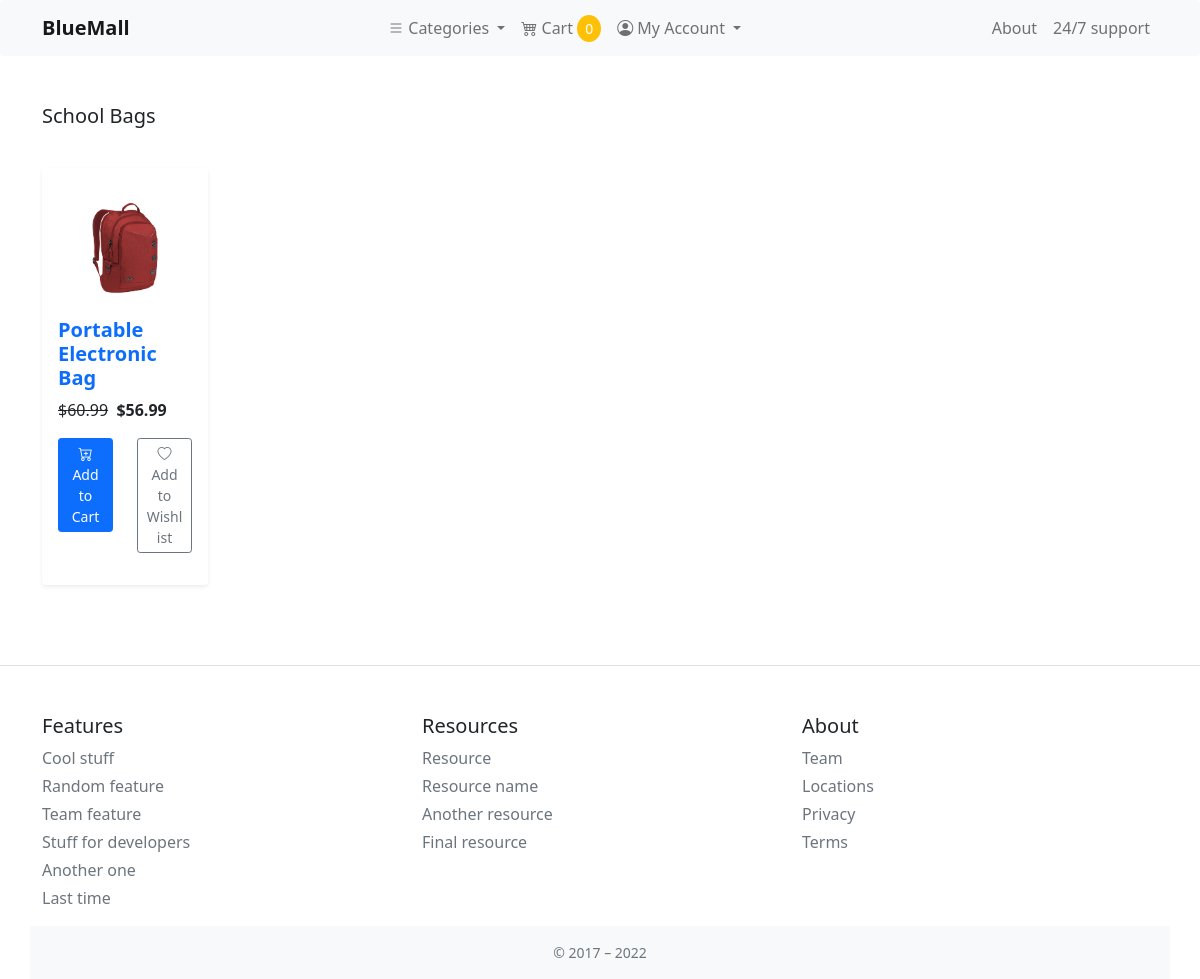
/category/school-bags/, run on the app's committed database.
### store/models.py (models this page shows, shortened)
class Category(MPTTModel):
    name = models.CharField(
                            verbose_name=_('Category Name'),
                            help_text=_("Required and unique"),
                            max_length=255,
                            unique=True
                        )
    slug = models.SlugField(
                            verbose_name=_('Category Safe URL'),
                            max_length=255,
                            allow_unicode=True,
                            unique=True
                            )
    parent = TreeForeignKey('self',
                            on_delete=models.CASCADE,
                            null=True,
                            blank=True,
                            related_name='children',
                        )
    is_active = models.BooleanField(default=True)
    class MPTTMeta:
        order_insertion_by = ['name']
    class Meta:
        verbose_name        = _('Category')
        verbose_name_plural = _('Categories')
        ordering            = ['-id']

class ProductImage(models.Model):
    product = models.ForeignKey(Product, on_delete=models.CASCADE, related_name='product_image')
    image   = models.ImageField(verbose_name=_('image'),
                                help_text=_('Upload a product image'),
                                upload_to='images/products/',
                                default='images/default.png',
                                )
    alt_text   = models.CharField(verbose_name=_('alternative text'),
                                help_text=_('please add alternative text'),
                                max_length=255,
                                )
    is_feature = models.BooleanField(default=False)
    created_at    = models.DateTimeField(auto_now_add=True, editable=False)
    updated_at    = models.DateTimeField(auto_now=True, editable=False)
    class Meta:
        verbose_name = _('Product Image')
        verbose_name_plural = _('Product Images')

class Product(models.Model):
    category     = models.ForeignKey(Category,
                                    related_name='product_category',
                                    on_delete=models.RESTRICT
                                    )
    product_type = models.ForeignKey(ProductType,
                                    on_delete=models.RESTRICT
                                    )
    author       = models.ForeignKey(Person,
                                     related_name='product_creator',
                                     on_delete=models.CASCADE
                                    )
    title       = models.CharField(verbose_name=_('title'),
                                   help_text=_('Required'),
                                   max_length=255,
                                   unique=True
                                   )
    slug        = models.SlugField(verbose_name=_('product safe url'),
                                   max_length=255,
                                   allow_unicode=True,
                                   unique=True
                                   )
    price       = models.DecimalField(
                                    verbose_name=_('regular price'),
                                    help_text=_('Maximum 999.99'),
                                    error_messages={
                                        "name": {
                                            "max_digits": _("The price must be between 0 and 999.99"),
                                        }
                                    },
                                    max_digits=5,
                                    decimal_places=2
                                    )
    discount_price = models.DecimalField(
                                        verbose_name=_('discount price'),
                                        help_text=_('Maximum 999.99'),
                                        error_messages={
                                            "name": {
                                                "max_digits": _("The price must be between 0 and 999.99"),
                                            }
                                        },
                                        max_digits=5,
                                        decimal_places=2
                                    )
    description = models.TextField(verbose_name=_('description'),
                                   help_text=_('Not Required'),
                                   blank=True
                                   )
    is_active   = models.BooleanField(verbose_name=_('in stock'),
                                      help_text=_('change if product is out of stock'),
                                      default=True
                                      )
    created     = models.DateTimeField(verbose_name=_('created at'), auto_now_add=True)
    updated     = models.DateTimeField(verbose_name=_('updated at'), auto_now=True)
    users_wishlist = models.ManyToManyField(Person,
                                            related_name='user_wishlist',
                                            blank=True
                                            )
    class Meta:
        verbose_name        = _('Product')
        verbose_name_plural = _('Products')
        ordering = ['-created']
    def get_absolute_url(self):
        return reverse('store:product_detail', kwargs={'slug': self.slug})

### store/views.py (the view)
# urls.py: path('category/<slug:slug>/', views.category_list, name='category_list'),
def category_list(request, slug):
    category = get_object_or_404(Category, slug=slug)
    products = Product.objects.filter(category=category).filter(is_active=True)
    return render(request, 'store/category.html', {'products': products,
                                                    'category': category
                                                    }
                  )

### cart/cart.py (called while the page is built)
    def __len__(self):
        return sum(item['qty'] for item in self.cart.values())

### cart/context_processors.py (called while the page is built)
def cart(request):
    return {
        'cart': Cart(request),
    }

### store/context_processors.py (called while the page is built)
def categories(request):
    categories = Category.objects.filter(is_active=True)
    return {
        'categories': categories,
    }

### templates/store/category.html (shortened to what this page needs)
{% extends 'base.html' %}
{% load static %}
{% block content %}
    <main class="col-md-8">
        <h2 class="h5 mb-4">{{ category.name | title }}</h2>
        {% if products.count > 0 %}
        <div class="row">
        {% for product in products %}
            <div class="col-md-3 col-sm-6 col-xs-12 my-3">
                <figure class="card card-body product-card border-0 shadow-sm">
                {% for image in product.product_image.all %}{% if image.is_feature  %}
                <a href="{{ product.get_absolute_url }}">
                    <img src="{{ image.image.url }}" alt="{{ image.alt_text }}" class="img-fluid">
                </a>
                {% endif %}{% endfor %}
                <figcaption>
                    <a href="{{ product.get_absolute_url }}">
                    <h5 class="h5 title fw-bold"> {{ product.title|title }} </h5>
                    </a>
                    <p class="price mb-0">
                    <span class="regular-price text-decoration-line-through">&dollar;{{ product.price }}</span>&nbsp;
                    <span class="discount-price fw-bold">&dollar;{{ product.discount_price }}</span>
                    </p>
                    <div class="row my-3">
                    <div class="col-6">
                        <button type="button" role="button" class="btn btn-primary btn-sm add-to-cart-btn w-100"
                        data-index="{{ product.id }}">
                        <span class="bi bi-cart-plus"></span><br> Add to Cart
                        </button>
                    </div>
                    <div class="col-6">
                        <a type="button" href="{% url 'account:add_to_wishlist' product.id %}"
                        class="btn btn-outline-secondary btn-sm w-100 add-to-wishlist-btn">
                        <span class="bi bi-heart"></span><br> Add to Wishlist
                        </a>
                    </div>
                    </div>
                </figcaption>
                </figure>
            </div>
        {% endfor %}
        {% else %}
            <div class="alert alert-info">
                Products in this category are unavailable, please revisit at your convenience.
            </div>
        </div>
        {% endif %}
    </main>
{% endblock content %}

### static/css/master.css (style rules this page uses)
a { text-decoration: none !important; }

### data on the page
Category: name "School Bags"
Product: title "Portable Electronic Bag", price "60.99", discount_price "56.99"
ProductImage: image (picture)
